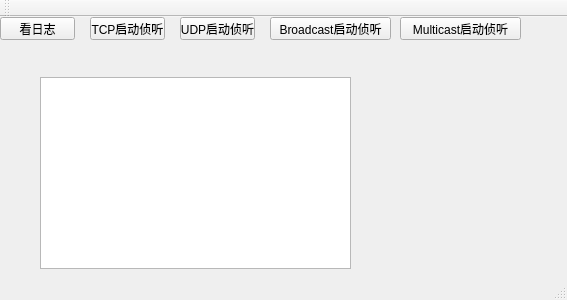
<?xml version="1.0" encoding="UTF-8"?>
<ui version="4.0">
 <class>MainWindow</class>
 <widget class="QMainWindow" name="MainWindow">
  <property name="geometry">
   <rect>
    <x>0</x>
    <y>0</y>
    <width>567</width>
    <height>300</height>
   </rect>
  </property>
  <property name="windowTitle">
   <string>MainWindow</string>
  </property>
  <widget class="QWidget" name="centralWidget">
   <widget class="QPushButton" name="pushButton">
    <property name="geometry">
     <rect>
      <x>0</x>
      <y>0</y>
      <width>75</width>
      <height>23</height>
     </rect>
    </property>
    <property name="text">
     <string>看日志</string>
    </property>
   </widget>
   <widget class="QPushButton" name="pushButton_2">
    <property name="geometry">
     <rect>
      <x>90</x>
      <y>0</y>
      <width>75</width>
      <height>23</height>
     </rect>
    </property>
    <property name="text">
     <string>TCP启动侦听</string>
    </property>
   </widget>
   <widget class="QListWidget" name="listWidget">
    <property name="geometry">
     <rect>
      <x>40</x>
      <y>60</y>
      <width>311</width>
      <height>192</height>
     </rect>
    </property>
   </widget>
   <widget class="QPushButton" name="pushButton_3">
    <property name="geometry">
     <rect>
      <x>180</x>
      <y>0</y>
      <width>75</width>
      <height>23</height>
     </rect>
    </property>
    <property name="text">
     <string>UDP启动侦听</string>
    </property>
   </widget>
   <widget class="QPushButton" name="pushButton_4">
    <property name="geometry">
     <rect>
      <x>270</x>
      <y>0</y>
      <width>121</width>
      <height>23</height>
     </rect>
    </property>
    <property name="text">
     <string>Broadcast启动侦听</string>
    </property>
   </widget>
   <widget class="QPushButton" name="pushButton_5">
    <property name="geometry">
     <rect>
      <x>400</x>
      <y>0</y>
      <width>121</width>
      <height>23</height>
     </rect>
    </property>
    <property name="text">
     <string>Multicast启动侦听</string>
    </property>
   </widget>
  </widget>
  <widget class="QMenuBar" name="menuBar">
   <property name="geometry">
    <rect>
     <x>0</x>
     <y>0</y>
     <width>567</width>
     <height>19</height>
    </rect>
   </property>
  </widget>
  <widget class="QToolBar" name="mainToolBar">
   <attribute name="toolBarArea">
    <enum>TopToolBarArea</enum>
   </attribute>
   <attribute name="toolBarBreak">
    <bool>false</bool>
   </attribute>
  </widget>
  <widget class="QStatusBar" name="statusBar"/>
 </widget>
 <layoutdefault spacing="6" margin="11"/>
 <resources/>
 <connections/>
</ui>
